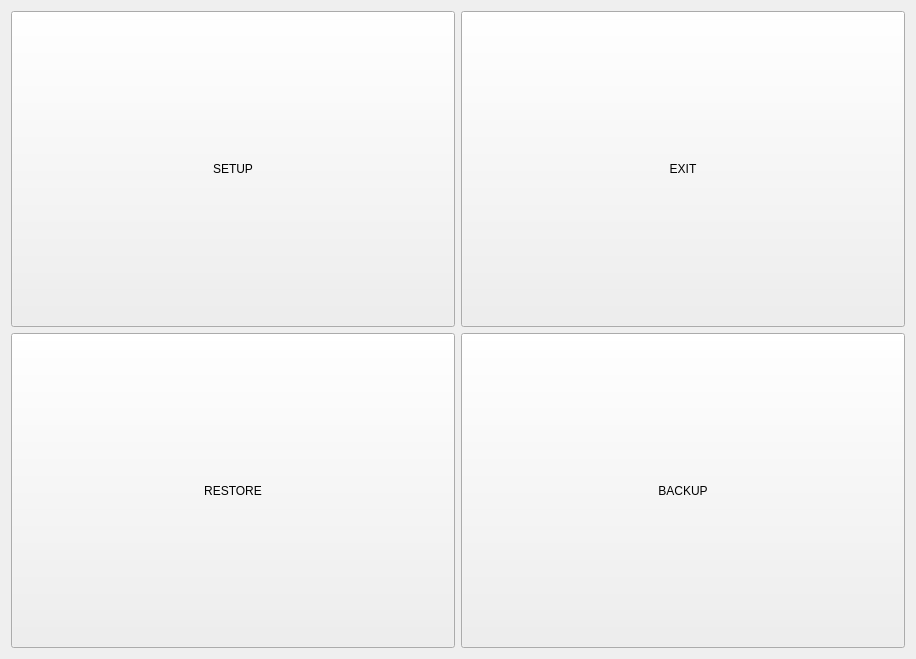
<?xml version="1.0" encoding="UTF-8"?>
<ui version="4.0">
 <class>Form</class>
 <widget class="QWidget" name="Form">
  <property name="windowModality">
   <enum>Qt::NonModal</enum>
  </property>
  <property name="geometry">
   <rect>
    <x>0</x>
    <y>0</y>
    <width>916</width>
    <height>659</height>
   </rect>
  </property>
  <property name="sizePolicy">
   <sizepolicy hsizetype="Expanding" vsizetype="Expanding">
    <horstretch>0</horstretch>
    <verstretch>0</verstretch>
   </sizepolicy>
  </property>
  <property name="windowTitle">
   <string>Form</string>
  </property>
  <layout class="QGridLayout" name="gridLayout">
   <item row="0" column="1">
    <widget class="QPushButton" name="pB_EXIT">
     <property name="sizePolicy">
      <sizepolicy hsizetype="Preferred" vsizetype="Expanding">
       <horstretch>0</horstretch>
       <verstretch>0</verstretch>
      </sizepolicy>
     </property>
     <property name="text">
      <string>EXIT</string>
     </property>
    </widget>
   </item>
   <item row="2" column="1">
    <widget class="QPushButton" name="pB_BACKUP">
     <property name="sizePolicy">
      <sizepolicy hsizetype="Minimum" vsizetype="Expanding">
       <horstretch>0</horstretch>
       <verstretch>0</verstretch>
      </sizepolicy>
     </property>
     <property name="text">
      <string>BACKUP</string>
     </property>
    </widget>
   </item>
   <item row="2" column="0">
    <widget class="QPushButton" name="pB_RESTORE">
     <property name="sizePolicy">
      <sizepolicy hsizetype="Minimum" vsizetype="Expanding">
       <horstretch>0</horstretch>
       <verstretch>0</verstretch>
      </sizepolicy>
     </property>
     <property name="text">
      <string>RESTORE</string>
     </property>
    </widget>
   </item>
   <item row="0" column="0">
    <widget class="QPushButton" name="pB_SETUP">
     <property name="sizePolicy">
      <sizepolicy hsizetype="Minimum" vsizetype="Expanding">
       <horstretch>0</horstretch>
       <verstretch>0</verstretch>
      </sizepolicy>
     </property>
     <property name="text">
      <string>SETUP</string>
     </property>
    </widget>
   </item>
  </layout>
 </widget>
 <resources/>
 <connections/>
</ui>
